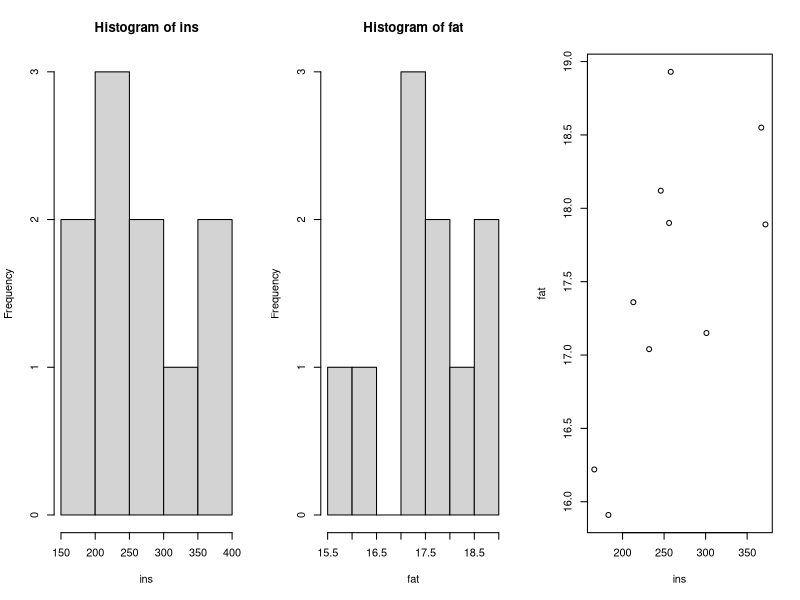
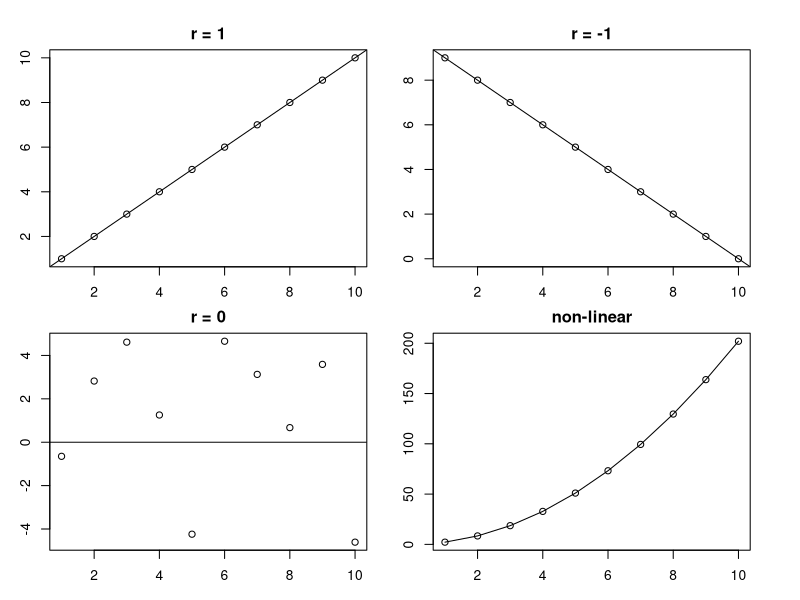
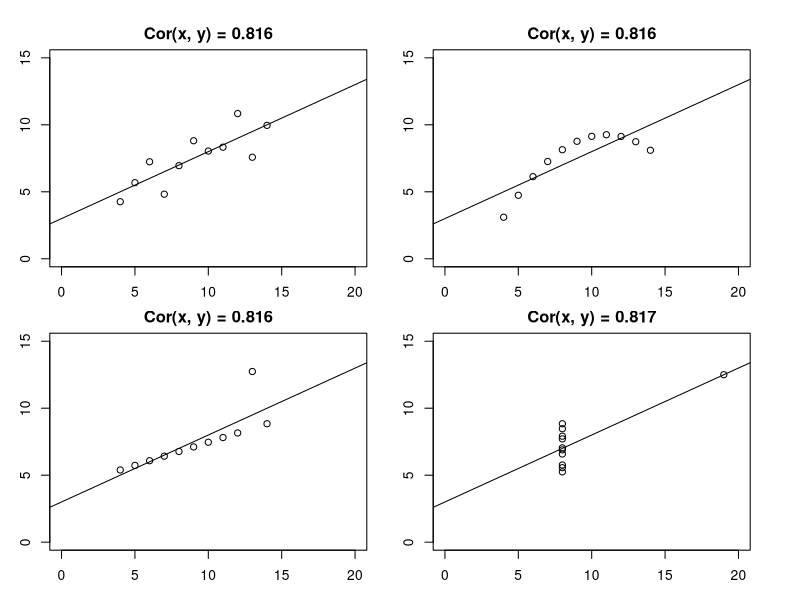
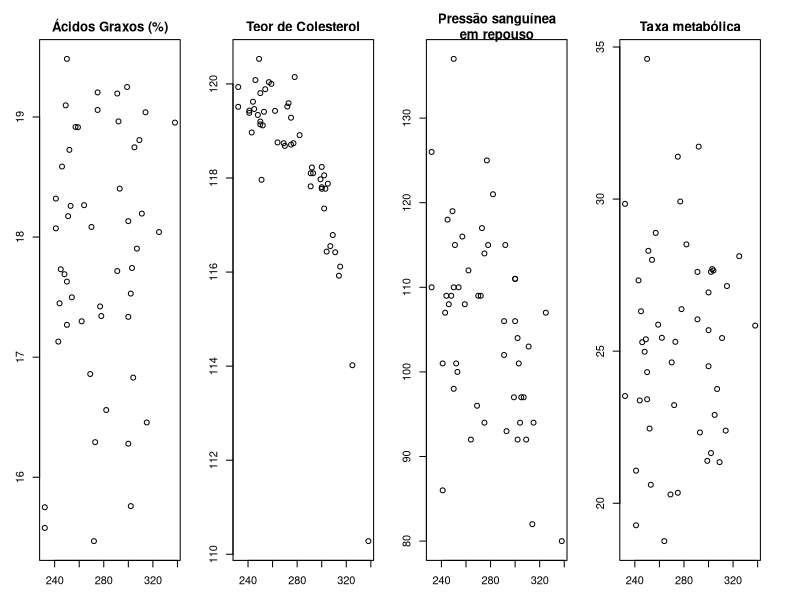
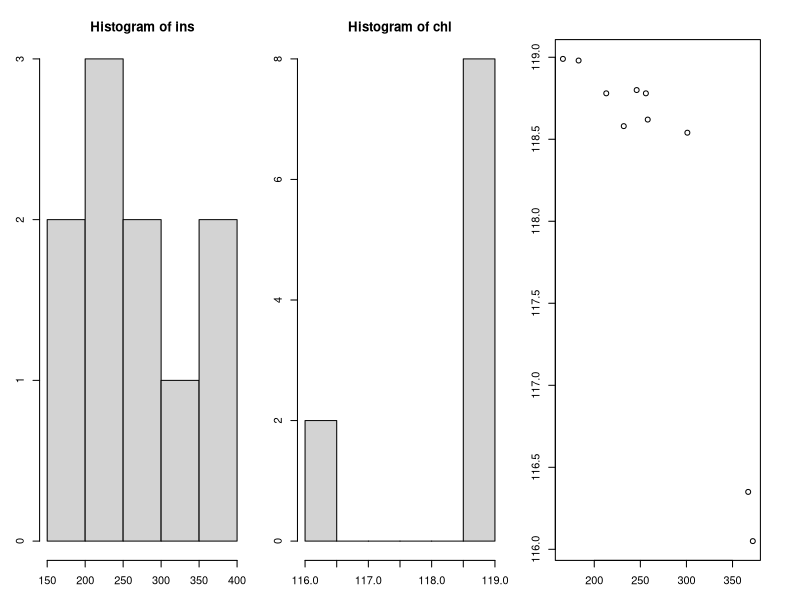
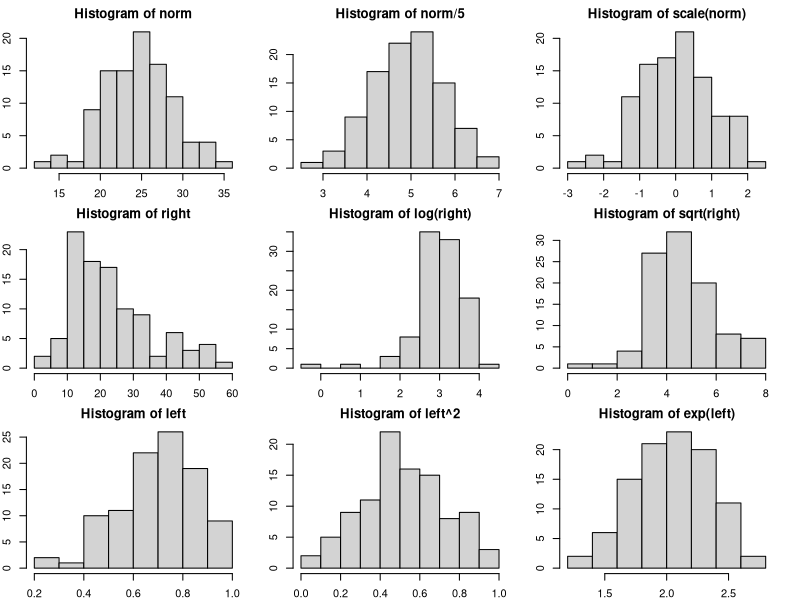
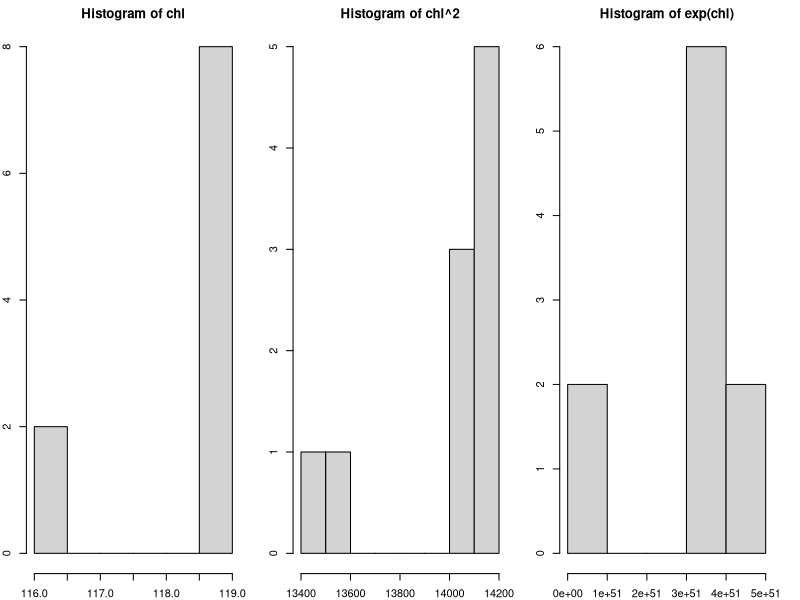
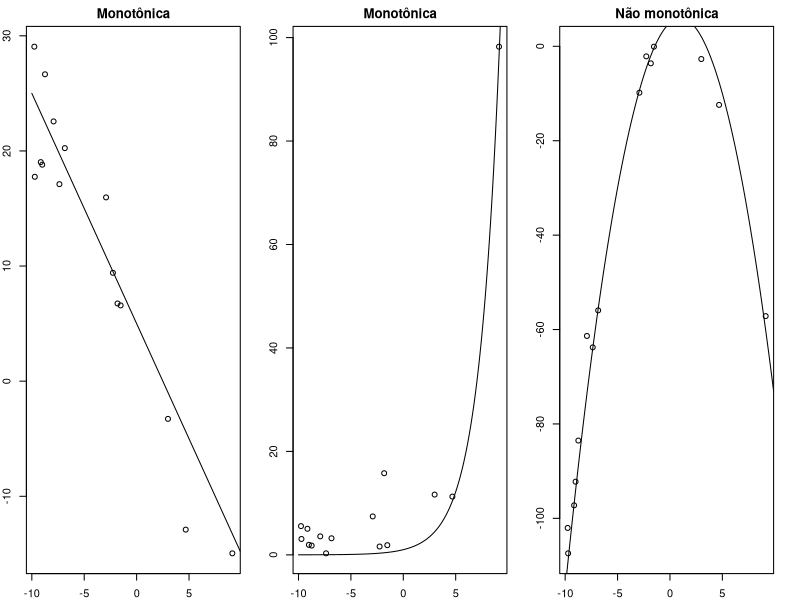

These charts were generated, in order, by the following R code:
## ---- chunk 1
on_change_size <- function(before, options, envir) {
    if (before)
        return(paste(options$change_size))
}

knitr::knit_hooks$set(change_size = on_change_size)
knitr::opts_chunk$set(prompt = TRUE,
                      warning = FALSE,
                      dev.args=list(pointsize=17),
                      change_size='\\small')
set.seed(551991)
## ---- chunk 2
ins  <- c(183, 232, 166, 258, 213, 246, 256, 372, 367, 301)
fat  <- c(15.91, 17.04, 16.22, 18.93, 17.36, 18.12, 17.90,
          17.89, 18.55, 17.15)
name <- c("Sensibilidade à Insulina", "Ácidos Graxos (%)")

knitr::kable(cbind(ins[1:5], fat[1:5], ins[6:10], fat[6:10]),
             col.names = rep(name, 2), digits = 2,
             caption = paste("Medidas de sensibilidade à insulina",
                             "e composição de ácido graxos em",
                             "diabéticos"))
## ---- chunk 3
ins <- c(183, 232, 166, 258, 213, 246, 256, 372, 367, 301)
fat <- c(15.91, 17.04, 16.22, 18.93, 17.36, 18.12, 17.90,
         17.89, 18.55, 17.15)
par(mfrow=c(1,3))
hist(ins)
hist(fat)
plot(ins, fat)
## ---- chunk 4
par(mfrow = c(2,2), oma=rep(1,4), mar=rep(2,4))

plot(1:10, 1:10, main = "r = 1", xlab="x", ylab="y")
abline(0, 1)

plot(1:10, 10-(1:10), main = "r = -1", xlab="x", ylab="y")
abline(10, -1)

plot(1:10, runif(10, -5, 5), main = "r = 0", xlab="x", ylab="y")
abline(0, 0)

plot(1:10,  2*(1:10)^2 + (1:10)/5, main = "non-linear", xlab="x", ylab="y")
lines(1:10, 2*(1:10)^2 + (1:10)/5)
## ---- chunk 5
## coeficiente de correlação
cov(ins, fat) /sqrt(var(ins) * var(fat))
cor(ins, fat)
## coeficiente de determinação
cor(ins, fat)^2
## ---- chunk 6
cor.test(ins, fat)
## ---- chunk 7
par(mfrow = c(2,2), oma=rep(1,4), mar=rep(2,4))
for (i in 1:4) {
    x = anscombe[, paste("x", i, sep="")];
    y = anscombe[, paste("y", i, sep="")];
    plot(y~x, main = sprintf("Cor(x, y) = %.3f", cor(x, y)),
         xlim=c(0,20), ylim=c(0, 15));
    abline(lm(y~x))
}
## ---- chunk 8
db <- read.table('db.tsv', header=T)
## ---- chunk 9
par(mfrow = c(1,4), mar = c(2, 2, 2, 2))
plot(fat_acid~sen_ins, data=db, main="Ácidos Graxos (%)")
plot(chl~sen_ins,      data=db, main="Teor de Colesterol")
plot(bp~sen_ins,       data=db, main="Pressão sanguínea\nem repouso")
plot(bmi~sen_ins,      data=db, main="Taxa metabólica")
## ---- chunk 10

## ---- chunk 11
with(db, cor.test(fat_acid, sen_ins))
## ---- chunk 12
with(db, cor.test(bp, sen_ins))
## ---- chunk 13
with(db, cor.test(bmi, sen_ins))
## ---- chunk 14
with(db, cor(fat_acid, sen_ins))^2
with(db, cor(bp, sen_ins))^2
with(db, cor(bmi, sen_ins))^2
## ---- chunk 15
chl  <- c(118.98, 118.58, 118.99, 118.62, 118.78, 118.80,
          118.78, 116.05, 116.35, 118.54)
name <- c("Sensibilidade à insulina", "Colesterol")
knitr::kable(cbind(ins[1:5], chl[1:5], chl[6:10], chl[6:10]),
             col.names=rep(name,2),
             caption=paste("Medida de sensibilidade a insulina e colesterol",
                           "em pacientes"))
## ---- chunk 16
chl <- c(118.98, 118.58, 118.99, 118.62, 118.78, 118.80,
         118.78, 116.05, 116.35, 118.54)
par(mfrow = c(1, 3))
hist(ins)
hist(chl)
plot(ins, chl)
## ---- chunk 17
norm  <- rnorm(100, mean = 25, sd = 5)
right <- rnorm(100, mean = rlnorm(50, 3, 0.6), 3)
left  <- rbeta(100, 5, 2)


par(mfrow = c(3,3), oma=c(0, 0, 0, 0), mar=c(2,2,2,2))
hist(norm)
hist(norm/5)
hist(scale(norm))

hist(right)
hist(log(right))
hist(sqrt(right))

hist(left)
hist(left^2)
hist(exp(left))
## ---- chunk 18
par(mfrow = c(1,3))
hist(chl)
hist(chl^2)
hist(exp(chl))
## ---- chunk 19
x  <- runif(15, -10, 10)
y1 <- -2 * x + 5 + rnorm(15, sd = 3)
y2 <- exp(x/2) + rexp(15, rate = .25)
y3 <- -x^2 + 2*x + 5 + rnorm(15, sd = 5)
xs <- seq(-10, 10, .1)
par(mfrow = c(1, 3))
plot(x, y1, main = "Monotônica")
lines(xs, -2*xs + 5)
plot(x, y2, main = "Monotônica")
lines(xs, exp(xs/2))
plot(x, y3, main = "Não monotônica")
lines(xs, -xs^2 + 2 * xs + 5)
## ---- chunk 20
par(mfrow=c(1,4), mar = c(2, 2, 2, 2))
plot(ins, chl, main = "ins vs chl")
plot(ins, rank(ins), main="ins vs rank(ins)")
plot(chl, rank(chl), main="chl vs rank(chl)")
plot(rank(ins), rank(chl), , main="rank(ins) vs rank(chl)")
## ---- chunk 21
cor(ins, chl)
cor(ins, chl, method = "spearman")
cor.test(ins, chl, method="spearman")
## ---- chunk 22
par(mfrow = c(1,2))
plot(chl~sen_ins, data=db)
plot(rank(chl)~rank(sen_ins), data=db)
## ---- chunk 23
with(db, cor.test(chl, sen_ins, method="spearman"))
## ---- chunk 24
par(mfrow = c(1,2))
plot(chl~fat_acid, data=db)
plot(rank(chl)~rank(fat_acid), data=db)
## ---- chunk 25
with(db, cor.test(chl, fat_acid, method="spearman"))
